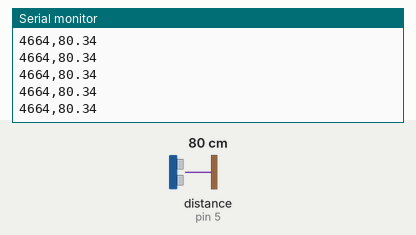
Simulated run of this sketch. Board: Arduino Uno, built with avr-gcc and run on an emulated ATmega328P. Parts: the last lines printed to the serial monitor. The inputs (shaded band) are chosen by the test bench; at power-on: distance to the obstacle (sensor on pin 5) 80 cm. The echo pulse lasts 58.3 µs per cm.

Above: at 0.8 s.
0.9 s: distance to the obstacle (sensor on pin 5) set to 2 cm
At 1.8 s:
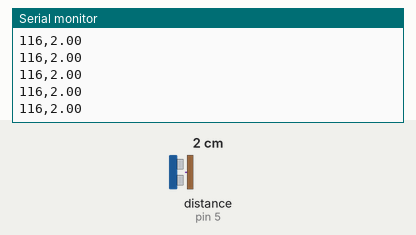
2.4 s: distance to the obstacle (sensor on pin 5) set to 60 cm
At 3.2 s:
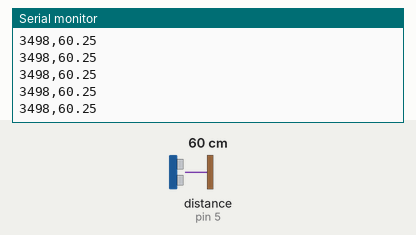
Timing chart, 0 to 5.4 s (numbered marks = the images above; inputs shaded):
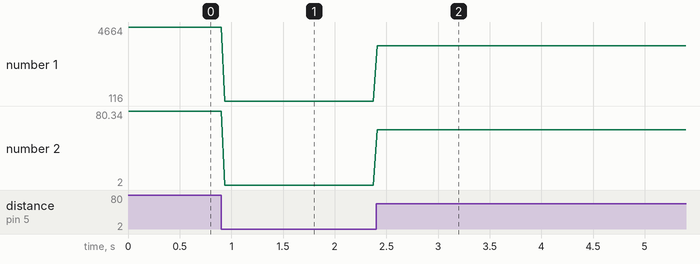

The sketch:

usonic_static_2000.ino
```cpp
/*
  Uses these primary examples from the author of NewPing to drive sonic sensor:
    HC-SR04 NewPing Iteration Demonstration
    HC-SR04-NewPing-Iteration.ino

  Displays results on Serial Monitor
*/

// Arduino/sensor set up
// Uses Serial Monitor to display duration and distance readings
// Include NewPing Library for HC-SR04 Ultrasonic Range Finder
#include <NewPing.h>

// Hook up HC-SR04 with Trig to Arduino Pin 4, Echo to Arduino pin 5
// Maximum Distance is 400 cm (4m)

#define TRIGGER_PIN  4
#define ECHO_PIN     5
#define MAX_DISTANCE 400

//Initialize the sensor pin setup and distance
NewPing sonar(TRIGGER_PIN, ECHO_PIN, MAX_DISTANCE);
unsigned int duration;
float distance;
const int iterations = 2000; //must change this to 500 if Uno, because cannot handle greater array size.
//unsigned int pings[iterations]; uncomment this if dumping to array before printing.
int cnt = 0;
void setup() {
  Serial.begin (9600);
 //If dumping to array use the following loop; else comment out  this entire loop out, and
 //uncomment next loop
  for (cnt = 0; cnt <= iterations; cnt++){
    duration = sonar.ping(); //single pings @delay time.
    distance = (duration / 2) * 0.03445;
    //pings[cnt] = distance;  //uncomment if using array to hold distance values before printing.
    // if using array to hold data, comment out the next 3 lines
    Serial.print(duration);
    Serial.print(",");
    Serial.println(distance);
    delay(33);
   }
/*
 //uncomment this block   to test whether Serial causing issues while blocking the Serial.print lines in the previous loop.
//TURNS OUT TO HAVE NO EFFECT ON OUTPUT VALUES.
  for (cnt = 0; cnt <= iterations; cnt++){
     Serial.print(pings[cnt]);
     distance = (pings[cnt] / 2) * 0.034445;
     Serial.print(",");
     Serial.println(distance);
    delay(33);
   }
*/
}
// loop() is not used, because only want one pass.
void loop() {
 }
```

Measured:
- after the input at 0.9 s, the serial monitor: prints a new line at once (image 1)
- after the input at 2.4 s, the serial monitor: prints a new line at once (image 2)
- plotted number 1: 4664 → 116 after the input at 0.9 s, 116 → 3498 after the input at 2.4 s
- plotted number 2: 80.34 → 2 after the input at 0.9 s, 2 → 60.25 after the input at 2.4 s
